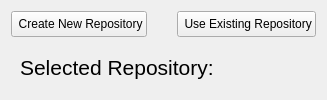
                  <widget class="QWidget" name="backupRepoPage">
                   <property name="sizePolicy">
                    <sizepolicy hsizetype="Preferred" vsizetype="MinimumExpanding">
                     <horstretch>0</horstretch>
                     <verstretch>0</verstretch>
                    </sizepolicy>
                   </property>
                   <property name="layoutDirection">
                    <enum>Qt::LeftToRight</enum>
                   </property>
                   <property name="styleSheet">
                    <string notr="true"/>
                   </property>
                   <layout class="QGridLayout" name="gridLayout_8">
                    <item row="0" column="0">
                     <layout class="QVBoxLayout" name="verticalLayout_9">
                      <property name="spacing">
                       <number>9</number>
                      </property>
                      <item>
                       <layout class="QHBoxLayout" name="horizontalLayout_11">
                        <property name="spacing">
                         <number>30</number>
                        </property>
                        <item>
                         <widget class="QPushButton" name="createRepoButton">
                          <property name="sizePolicy">
                           <sizepolicy hsizetype="Preferred" vsizetype="Expanding">
                            <horstretch>0</horstretch>
                            <verstretch>0</verstretch>
                           </sizepolicy>
                          </property>
                          <property name="layoutDirection">
                           <enum>Qt::LeftToRight</enum>
                          </property>
                          <property name="styleSheet">
                           <string notr="true"/>
                          </property>
                          <property name="text">
                           <string> Create New Repository</string>
                          </property>
                          <property name="icon">
                           <iconset resource="../resources/assets.qrc">
                            <normaloff>:/assets/icons/icons/square-plus.svg</normaloff>:/assets/icons/icons/square-plus.svg</iconset>
                          </property>
                          <property name="iconSize">
                           <size>
                            <width>36</width>
                            <height>36</height>
                           </size>
                          </property>
                         </widget>
                        </item>
                        <item>
                         <widget class="QPushButton" name="useRepoButton">
                          <property name="sizePolicy">
                           <sizepolicy hsizetype="Preferred" vsizetype="Expanding">
                            <horstretch>0</horstretch>
                            <verstretch>0</verstretch>
                           </sizepolicy>
                          </property>
                          <property name="layoutDirection">
                           <enum>Qt::LeftToRight</enum>
                          </property>
                          <property name="styleSheet">
                           <string notr="true"/>
                          </property>
                          <property name="text">
                           <string> Use Existing Repository</string>
                          </property>
                          <property name="icon">
                           <iconset resource="../resources/assets.qrc">
                            <normaloff>:/assets/icons/icons/box-open.svg</normaloff>:/assets/icons/icons/box-open.svg</iconset>
                          </property>
                          <property name="iconSize">
                           <size>
                            <width>36</width>
                            <height>36</height>
                           </size>
                          </property>
                         </widget>
                        </item>
                       </layout>
                      </item>
                      <item>
                       <widget class="QWidget" name="repoWidget" native="true">
                        <property name="layoutDirection">
                         <enum>Qt::LeftToRight</enum>
                        </property>
                        <property name="styleSheet">
                         <string notr="true">QLabel#repoInfoLabel {
	font-weight: 700;
	color: rgb(6, 134, 103);
}

QLabel {
	font-size: 16pt;	
}</string>
                        </property>
                        <layout class="QGridLayout" name="gridLayout_20">
                         <item row="0" column="0">
                          <widget class="QLabel" name="repoLabel">
                           <property name="styleSheet">
                            <string notr="true"/>
                           </property>
                           <property name="text">
                            <string>Selected Repository:</string>
                           </property>
                          </widget>
                         </item>
                         <item row="0" column="1">
                          <widget class="QLabel" name="repoInfoLabel">
                           <property name="sizePolicy">
                            <sizepolicy hsizetype="Expanding" vsizetype="Preferred">
                             <horstretch>0</horstretch>
                             <verstretch>0</verstretch>
                            </sizepolicy>
                           </property>
                           <property name="text">
                            <string>&lt;NONE&gt;</string>
                           </property>
                          </widget>
                         </item>
                        </layout>
                       </widget>
                      </item>
                     </layout>
                    </item>
                   </layout>
                  </widget>
